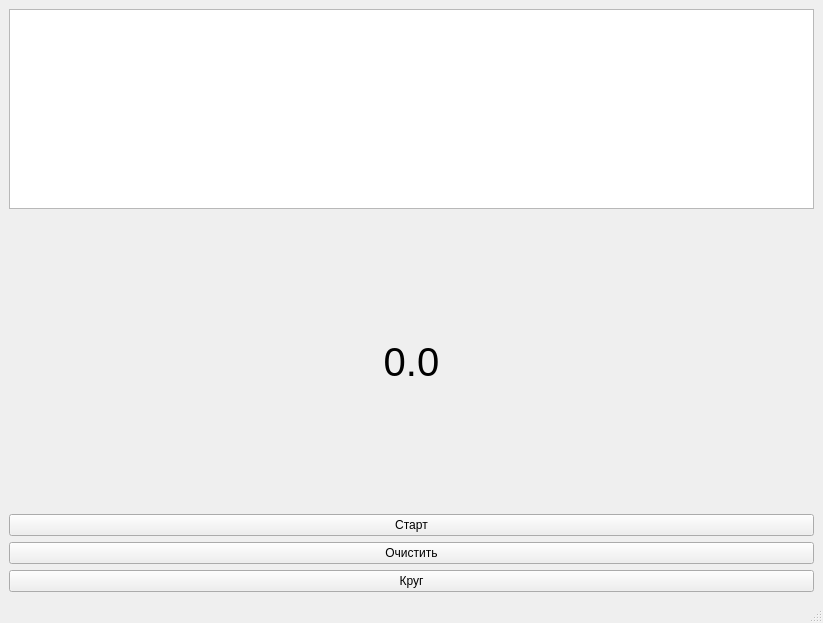
<?xml version="1.0" encoding="UTF-8"?>
<ui version="4.0">
 <class>MainWindow</class>
 <widget class="QMainWindow" name="MainWindow">
  <property name="geometry">
   <rect>
    <x>0</x>
    <y>0</y>
    <width>823</width>
    <height>623</height>
   </rect>
  </property>
  <property name="windowTitle">
   <string>MainWindow</string>
  </property>
  <widget class="QWidget" name="centralwidget">
   <layout class="QVBoxLayout" name="verticalLayout">
    <item>
     <widget class="QTextBrowser" name="tB_lapBrowser">
      <property name="maximumSize">
       <size>
        <width>16777215</width>
        <height>200</height>
       </size>
      </property>
     </widget>
    </item>
    <item>
     <widget class="QLabel" name="lb_timeLabel">
      <property name="font">
       <font>
        <pointsize>30</pointsize>
       </font>
      </property>
      <property name="text">
       <string>0.0</string>
      </property>
      <property name="alignment">
       <set>Qt::AlignmentFlag::AlignCenter</set>
      </property>
     </widget>
    </item>
    <item>
     <widget class="QPushButton" name="pb_startStopButton">
      <property name="text">
       <string>Старт</string>
      </property>
     </widget>
    </item>
    <item>
     <widget class="QPushButton" name="pb_clearButton">
      <property name="text">
       <string>Очистить</string>
      </property>
     </widget>
    </item>
    <item>
     <widget class="QPushButton" name="pb_lapButton">
      <property name="text">
       <string>Круг</string>
      </property>
     </widget>
    </item>
   </layout>
  </widget>
  <widget class="QMenuBar" name="menubar">
   <property name="geometry">
    <rect>
     <x>0</x>
     <y>0</y>
     <width>823</width>
     <height>22</height>
    </rect>
   </property>
  </widget>
  <widget class="QStatusBar" name="statusbar"/>
 </widget>
 <resources/>
 <connections/>
</ui>
